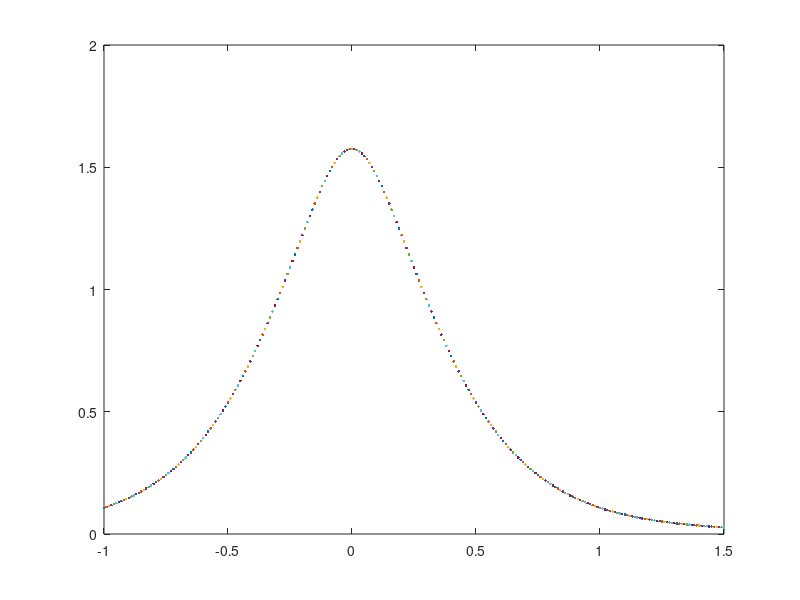

Source code (MATLAB):

function STAR
    

    q = 1;
    mpi = 0.13957;
    TMP = 0.5;
    etajet = 0 ;
    Aridge = 1.05/6.625 ;
    fRNK = 3;
    fJ = 0.632;
    ma = 1.1;
    md = 1;
    a = 0.5;
    sigmapizero = 0.5;
    snn = 200;
    mN = 0.93957;
    
    
    yb = acosh(snn/(2*mN));
    
    
    for phi = -1:0.01:1.5
        
    inte2 = 0;    
        
    for pt = 0.15:0.005:4
    
    deta = -1:0.005:1;
    
    eta = deta + etajet;

    pf1 = pt .* cos(phi);
    pf2 = pt .* sin(phi);
    pf3 = pt .* sinh(eta);
    
    pi1 = pf1 - q/cosh(etajet);
    pi2 = pf2;
    pi3 = pf3 - q*sinh(etajet)/cosh(etajet);
    
    Ef = sqrt(pf1.^2 + pf2.^2 + pf3.^2 + mpi^2);
    Ei = sqrt(pi1.^2 + pi2.^2 + pi3.^2 + mpi^2);
    
    yf = log((Ef + pf3)./(Ef - pf3))./2;
    yi = log((Ei + pi3)./(Ei - pi3))./2;
    
    mtf = sqrt(mpi^2 + pf1.^2 + pf2.^2);
    mti = sqrt(mpi^2 + pi1.^2 + pi2.^2);
  
    pit = sqrt(pi1.^2 + pi2.^2);
    
    x = sqrt(mpi^2 + pit.^2) .* exp(abs(yi) - yb) ./mpi ;
    
    etaf = log((sqrt(pf1.^2 + pf2.^2 + pf3.^2) + pf3)./((sqrt(pf1.^2 + pf2.^2 + pf3.^2) - pf3)));
    etai = log((sqrt(pi1.^2 + pi2.^2 + pi3.^2) + pi3)./((sqrt(pi1.^2 + pi2.^2 + pi3.^2) - pi3)));

    NJF = 0.75;
    TJF = 0.55;
    
    sigmapi = sigmapizero * ma ./(sqrt(ma^2 + pt.^2));
    
    
    Nridge =  fRNK * 2/3 * Aridge * (1 - x).^a .* exp(-sqrt(mpi^2 + pit.^2)/TMP)./(sqrt(md^2 + pit.^2)) .*  Ef./Ei .* sqrt(1 - mpi^2./(mtf.^2 .* (cosh(yf)).^2));
    
    Njet = fJ * NJF .* (exp((mpi - sqrt(mpi^2 + pt.^2)) ./ TJF) ./(TJF .* (mpi + TJF)))  .* exp(-(phi^2 + deta.^2) ./ (2 * sigmapi.^2)) ./ (2 * pi * sigmapi.^2);

    N =  Nridge + (0.85 *Njet /0.55)*fJ;
    
    inte1 = sum(N(:) * 0.005);

    inte2 = inte2 + inte1 * pt * 0.005;
   
    end
    
    plot(phi, inte2)
    
    hold all
    
    end
    
end